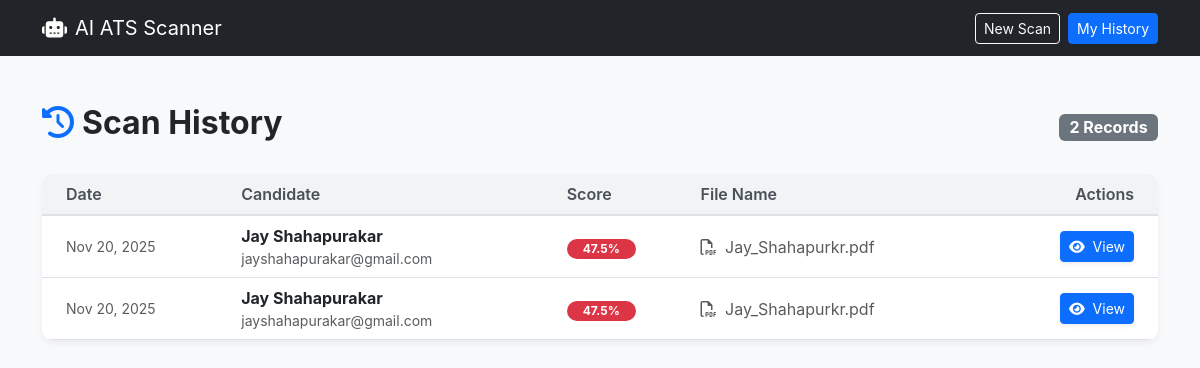
/history/ (signed in), run on an earlier commit of the app's database.
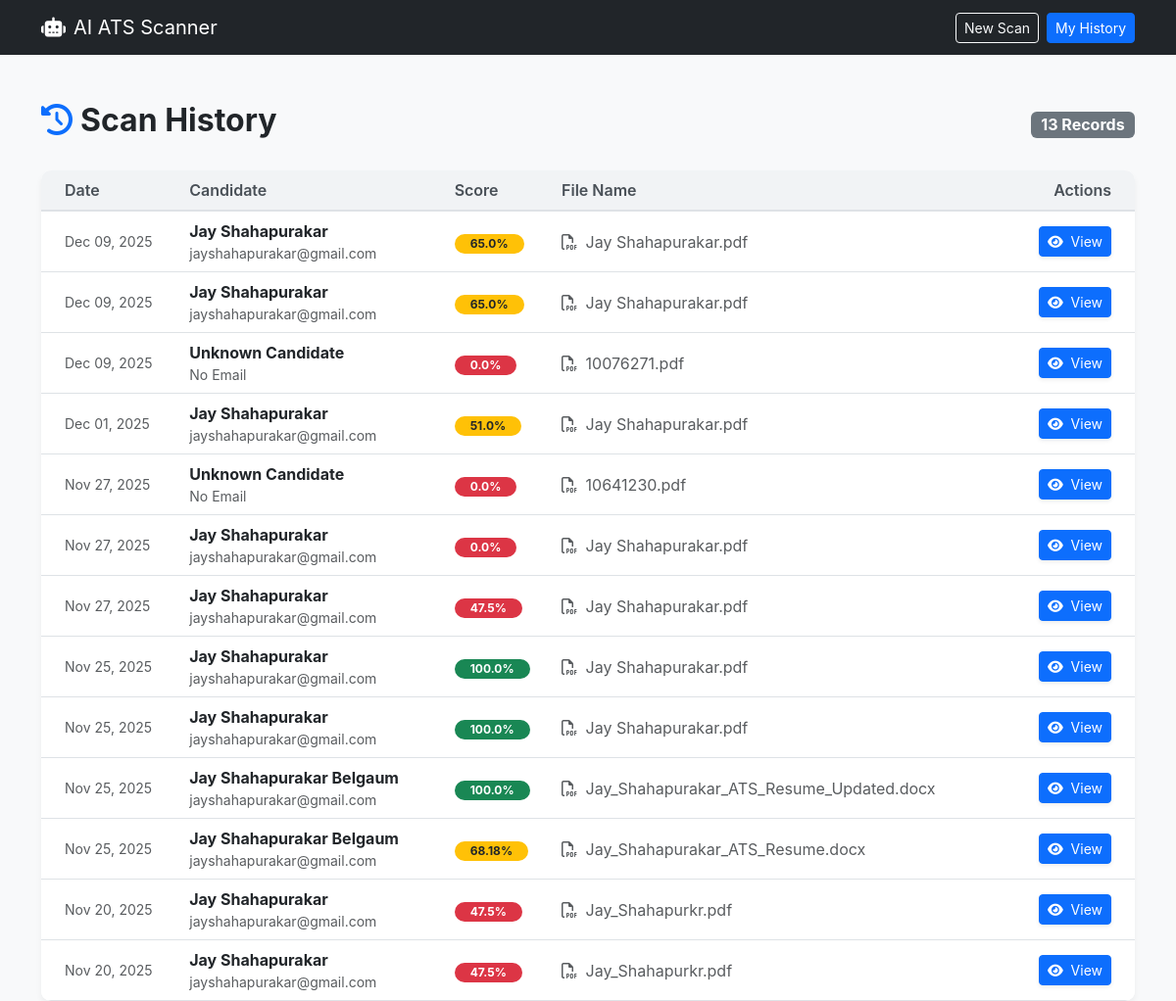
And on a later commit of the database.
### scanner/models.py (models this page shows, shortened)
class ScanHistory(models.Model):
    user = models.ForeignKey(User, on_delete=models.CASCADE, null=True, blank=True)
    candidate_name = models.CharField(max_length=200, blank=True, null=True)
    email = models.CharField(max_length=200, blank=True, null=True)
    resume_filename = models.CharField(max_length=200)
    ats_score = models.FloatField()
    matched_skills = models.JSONField(default=list)
    missing_skills = models.JSONField(default=list)
    scan_date = models.DateTimeField(auto_now_add=True)

### scanner/views.py (the view)
# urls.py: path('history/', views.history, name='history'),
@login_required(login_url='/login/')
def history(request):
    scans = ScanHistory.objects.filter(user=request.user).order_by('-scan_date')
    return render(request, 'scanner/history.html', {'scans': scans})

### scanner/templates/scanner/history.html (shortened to what this page needs)
<!DOCTYPE html>
<html lang="en">
<head>
    <link href="https://cdn.jsdelivr.net/npm/bootstrap@5.3.0/dist/css/bootstrap.min.css" rel="stylesheet">
    <link rel="stylesheet" href="https://cdnjs.cloudflare.com/ajax/libs/font-awesome/6.4.0/css/all.min.css">
</head>
<body>
<nav class="navbar navbar-expand-lg navbar-dark bg-dark mb-5">
    <div class="container">
        <a class="navbar-brand" href="/"><i class="fas fa-robot me-2"></i>AI ATS Scanner</a>
        <div class="d-flex">
            <a href="/" class="btn btn-outline-light btn-sm me-2">New Scan</a>
            <a href="/history" class="btn btn-primary btn-sm">My History</a>
        </div>
    </div>
</nav>
<div class="container">
    <div class="d-flex justify-content-between align-items-center mb-4">
        <h2 class="fw-bold text-dark"><i class="fas fa-history me-2 text-primary"></i>Scan History</h2>
        <span class="badge bg-secondary fs-6">{{ scans.count }} Records</span>
    </div>
    <div class="card table-card">
        <div class="table-responsive">
            <table class="table table-hover align-middle mb-0">
                <thead>
                    <tr>
                        <th class="ps-4">Date</th>
                        <th>Candidate</th>
                        <th>Score</th>
                        <th>File Name</th>
                        <th class="text-end pe-4">Actions</th>
                    </tr>
                </thead>
                <tbody>
                    {% for scan in scans %}
                    <tr>
                        <td class="ps-4 text-muted small">{{ scan.scan_date|date:"M d, Y" }}</td>
                        <td>
                            <div class="fw-bold text-dark">{{ scan.candidate_name }}</div>
                            <div class="small text-muted">{{ scan.email }}</div>
                        </td>
                        <td>
                            {% if scan.ats_score >= 80 %}
                                <span class="badge bg-success rounded-pill px-3">{{ scan.ats_score }}%</span>
                            {% elif scan.ats_score >= 50 %}
                                <span class="badge bg-warning text-dark rounded-pill px-3">{{ scan.ats_score }}%</span>
                            {% else %}
                                <span class="badge bg-danger rounded-pill px-3">{{ scan.ats_score }}%</span>
                            {% endif %}
                        </td>
                        <td class="text-muted"><i class="far fa-file-pdf me-1"></i> {{ scan.resume_filename }}</td>
                        <td class="text-end pe-4">
                            <a href="{% url 'view_scan' scan.id %}" class="btn btn-primary btn-sm btn-action shadow-sm">
                                <i class="fas fa-eye me-1"></i> View
                            </a>
                        </td>
                    </tr>
                    {% endfor %}
                </tbody>
            </table>
        </div>
    </div>
</div>
</body>
</html>

### scanner/templates/scanner/history.html (style rules this page uses)
body { background-color: #f8f9fa; font-family: 'Inter', sans-serif; }
.navbar { background: #343a40; }
.table-card { border: none; border-radius: 10px; box-shadow: 0 4px 6px rgba(0,0,0,0.05); overflow: hidden; }
.table thead th { background-color: #f1f3f5; border-bottom: 2px solid #dee2e6; color: #495057; font-weight: 600; }
.btn-action { transition: all 0.2s; }

What changed in the data, as far as the page shows it:
added ScanHistory: scan_date "Dec 09, 2025", candidate_name "Jay Shahapurakar", email "jayshahapurakar@gmail.com", ats_score "65.0", resume_filename "Jay Shahapurakar.pdf"
added ScanHistory: scan_date "Dec 09, 2025", candidate_name "Jay Shahapurakar", email "jayshahapurakar@gmail.com", ats_score "65.0", resume_filename "Jay Shahapurakar.pdf"
added ScanHistory: scan_date "Dec 09, 2025", candidate_name "Unknown Candidate", email "No Email", ats_score "0.0", resume_filename "10076271.pdf"
added ScanHistory: scan_date "Dec 01, 2025", candidate_name "Jay Shahapurakar", email "jayshahapurakar@gmail.com", ats_score "51.0", resume_filename "Jay Shahapurakar.pdf"
added ScanHistory: scan_date "Nov 27, 2025", candidate_name "Unknown Candidate", email "No Email", ats_score "0.0", resume_filename "10641230.pdf"
added ScanHistory: scan_date "Nov 27, 2025", candidate_name "Jay Shahapurakar", email "jayshahapurakar@gmail.com", ats_score "0.0", resume_filename "Jay Shahapurakar.pdf"
added ScanHistory: scan_date "Nov 27, 2025", candidate_name "Jay Shahapurakar", email "jayshahapurakar@gmail.com", ats_score "47.5", resume_filename "Jay Shahapurakar.pdf"
added ScanHistory: scan_date "Nov 25, 2025", candidate_name "Jay Shahapurakar", email "jayshahapurakar@gmail.com", ats_score "100.0", resume_filename "Jay Shahapurakar.pdf"
added ScanHistory: scan_date "Nov 25, 2025", candidate_name "Jay Shahapurakar", email "jayshahapurakar@gmail.com", ats_score "100.0", resume_filename "Jay Shahapurakar.pdf"
added ScanHistory: scan_date "Nov 25, 2025", candidate_name "Jay Shahapurakar Belgaum", email "jayshahapurakar@gmail.com", ats_score "100.0", resume_filename "Jay_Shahapurakar_ATS_Resume_Updated.docx"
added ScanHistory: scan_date "Nov 25, 2025", candidate_name "Jay Shahapurakar Belgaum", email "jayshahapurakar@gmail.com", ats_score "68.18", resume_filename "Jay_Shahapurakar_ATS_Resume.docx"
Also different on the page:
{{ scans.count }}: "2" → "13"
